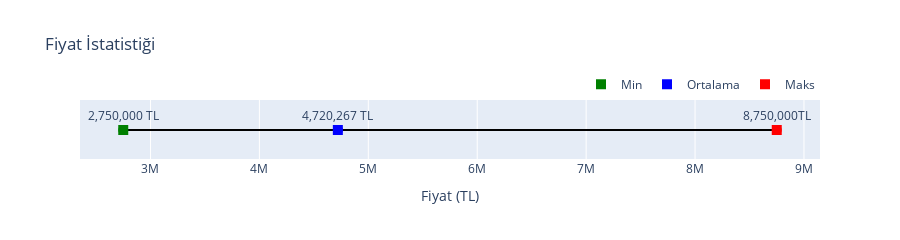
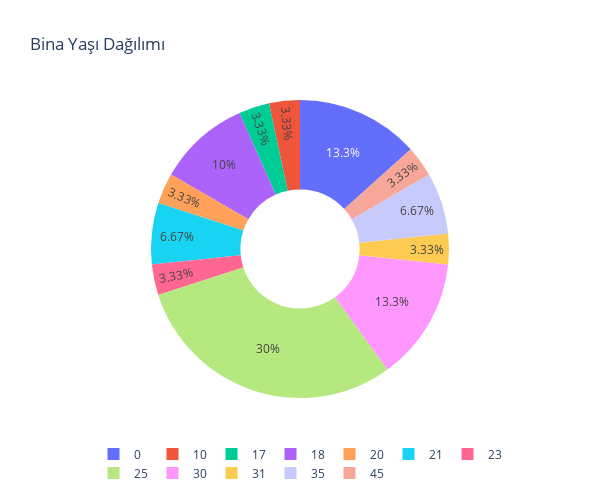

Notebook cell for these charts, in order:
### Code cell
import json
import plotly.graph_objects as go
import numpy as np

# Read the JSON file (replace with your JSON file path)
with open('./curl-res.json', 'r') as file:
    json_data = file.read()

# Parse the JSON data
data = json.loads(json_data)

min_price = data["result"]["min_price"]
max_price = data["result"]["max_price"]
avg_price = data["result"]["avg_price"]

# Create traces for each marker
traces = []

traces.append(go.Scatter(
    x=[min_price, max_price],
    y=[1, 1],
    mode='lines',
    line=dict(color='black', width=2),
    showlegend=False,
    name=""
))

traces.append(go.Scatter(
    x=[min_price, avg_price, max_price],
    y=[1, 1, 1, 1],
    mode='markers+text',
    text=[f'{min_price:,} TL', f'{avg_price:,.0f} TL', f'{max_price:,}TL'],
    textposition='top center',
    marker=dict(color=['green', 'blue', 'red'], size=10),
    name="",
    showlegend=False,
    hovertemplate = '%{x:,.0f} TL',

))

# Min price trace
traces.append(go.Scatter(
    x=[min_price],
    y=[1],
    mode='markers',
    marker=dict(color='green', size=10, symbol='square'),
    name='Min',
    showlegend=True,
    hovertemplate='%{x:,.0f} TL',
))

# Average price trace
traces.append(go.Scatter(
    x=[avg_price],
    y=[1],
    mode='markers',
    marker=dict(color='blue', size=10, symbol='square'),
    name='Ortalama',
    showlegend=True,
    hovertemplate='%{x:,.0f} TL',
))

# Max price trace
traces.append(go.Scatter(
    x=[max_price],
    y=[1],
    mode='markers',
    marker=dict(color='red', size=10, symbol='square'),
    name='Maks',
    showlegend=True,
    hovertemplate='%{x:,.0f} TL',
))



# Create the figure
fig_1 = go.Figure(data=traces)

# Update the layout for better appearance
fig_1.update_layout(
    title_text="Fiyat İstatistiği",
    xaxis_title="Fiyat (TL)",
    yaxis=dict(showticklabels=False, showgrid=False),  # Hide the y-axis ticks and labels
    width=900,
    height=230,
    legend=dict(
        orientation="h",
        yanchor="bottom",
        y=1.02,
        xanchor="right",
        x=1
    )
)

# Show the plot
fig_1.show()


# Extract ages from the data field
ages = [item['age'] for item in data['data']]
ages = sorted(ages)

# Define age groups
age_groups = {
}

# Categorize ages
for age in ages:
    if age_groups.get(age) is None:
        age_groups[age] = 1
    else:
        age_groups[age] += 1


# Calculate total number of ages
total_ages = len(ages)

# Calculate percentages for each age group
age_group_percentages = {group: count / total_ages * 100 for group, count in age_groups.items()}

# Create the pie chart
labels = list(age_group_percentages.keys())
values = list(age_group_percentages.values())

fig_2 = go.Figure(data=[go.Pie(labels=labels, values=values, hole=0.4,
                             hovertemplate="Bina Yaşı: %{label}<br>Yüzdelik: %{value:.1f}%<extra></extra>",
                             sort=False
                             )])

# Update the layout for better appearance
fig_2.update_layout(title_text="Bina Yaşı Dağılımı", 
                  width=600, height=500, 
                  )

fig_2.update_layout(legend=dict(
    orientation="h",
    yanchor="bottom",
    y=-0.3,
    xanchor="center",
    x=.5
))

# Show the plot
fig_2.show()

### Figure 1 — Plotly figure (JSON) as saved in the notebook; plotly's stock layout.template omitted (floating-point values rounded to 4 significant figures)
{"data": [{"line": {"color": "black", "width": 2}, "mode": "lines", "name": "", "showlegend": false, "type": "scatter", "x": [2750000, 8750000], "y": [1, 1]}, {"hovertemplate": "%{x:,.0f} TL", "marker": {"color": ["green", "blue", "red"], "size": 10}, "mode": "markers+text", "name": "", "showlegend": false, "text": ["2,750,000 TL", "4,720,267 TL", "8,750,000TL"], "textposition": "top center", "type": "scatter", "x": [2750000, 4720000.0, 8750000], "y": [1, 1, 1, 1]}, {"hovertemplate": "%{x:,.0f} TL", "marker": {"color": "green", "size": 10, "symbol": "square"}, "mode": "markers", "name": "Min", "showlegend": true, "type": "scatter", "x": [2750000], "y": [1]}, {"hovertemplate": "%{x:,.0f} TL", "marker": {"color": "blue", "size": 10, "symbol": "square"}, "mode": "markers", "name": "Ortalama", "showlegend": true, "type": "scatter", "x": [4720000.0], "y": [1]}, {"hovertemplate": "%{x:,.0f} TL", "marker": {"color": "red", "size": 10, "symbol": "square"}, "mode": "markers", "name": "Maks", "showlegend": true, "type": "scatter", "x": [8750000], "y": [1]}], "layout": {"height": 230, "legend": {"orientation": "h", "x": 1, "xanchor": "right", "y": 1.02, "yanchor": "bottom"}, "title": {"text": "Fiyat İstatistiği"}, "width": 900, "xaxis": {"title": {"text": "Fiyat (TL)"}}, "yaxis": {"showgrid": false, "showticklabels": false}}}

### Figure 2 — Plotly figure (JSON) as saved in the notebook; plotly's stock layout.template omitted (floating-point values rounded to 4 significant figures)
{"data": [{"hole": 0.4, "hovertemplate": "Bina Yaşı: %{label}<br>Yüzdelik: %{value:.1f}%<extra></extra>", "labels": [0, 10, 17, 18, 20, 21, 23, 25, 30, 31, 35, 45], "sort": false, "type": "pie", "values": [13.33, 3.333, 3.333, 10, 3.333, 6.667, 3.333, 30, 13.33, 3.333, 6.667, 3.333]}], "layout": {"height": 500, "legend": {"orientation": "h", "x": 0.5, "xanchor": "center", "y": -0.3, "yanchor": "bottom"}, "title": {"text": "Bina Yaşı Dağılımı"}, "width": 600}}
